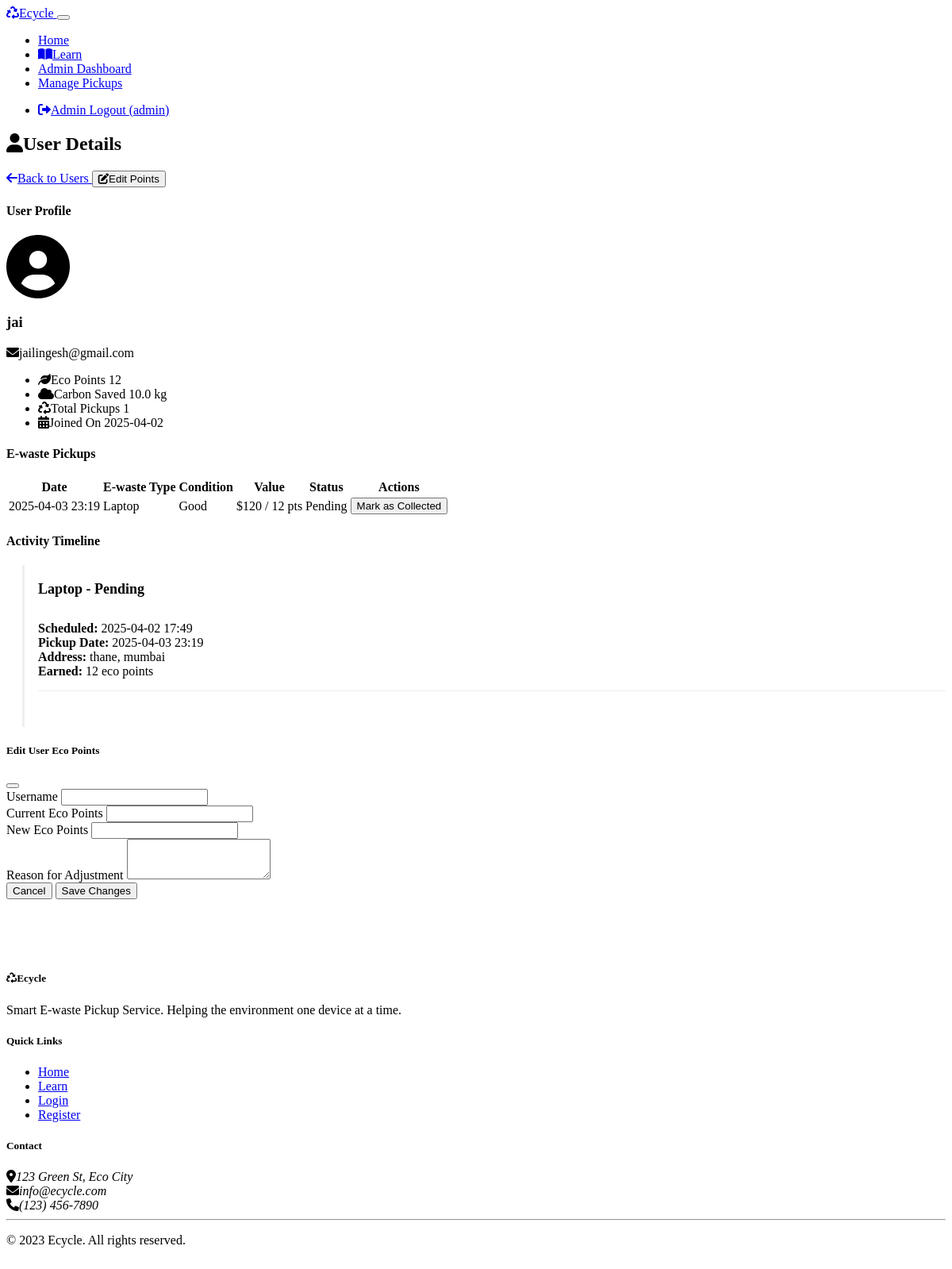
The app's page /admin/users/1 (signed in) with its own data.
### models.py (models this page shows, shortened)
class User(UserMixin, db.Model):
    __tablename__ = 'users'
    id = db.Column(db.Integer, primary_key=True)
    username = db.Column(db.String(64), unique=True, nullable=False)
    email = db.Column(db.String(120), unique=True, nullable=False)
    password_hash = db.Column(db.String(256), nullable=False)
    eco_points = db.Column(db.Integer, default=0)
    carbon_saved = db.Column(db.Float, default=0.0)
    created_at = db.Column(db.DateTime, default=datetime.utcnow)
    pickups = db.relationship('Schedule', backref='user', lazy=True)
    ewaste_items = db.relationship('Ewaste', backref='user', lazy=True)

class Schedule(db.Model):
    __tablename__ = 'schedule'
    id = db.Column(db.Integer, primary_key=True)
    user_id = db.Column(db.Integer, db.ForeignKey('users.id'), nullable=False)
    ewaste_id = db.Column(db.Integer, db.ForeignKey('ewaste.id'), nullable=False)
    pickup_date = db.Column(db.DateTime, nullable=False)
    pickup_address = db.Column(db.Text, nullable=False)
    status = db.Column(db.String(20), default='Pending')  # Pending, Collected
    scheduled_at = db.Column(db.DateTime, default=datetime.utcnow)
    updated_at = db.Column(db.DateTime, onupdate=datetime.utcnow)

class Ewaste(db.Model):
    __tablename__ = 'ewaste'
    id = db.Column(db.Integer, primary_key=True)
    user_id = db.Column(db.Integer, db.ForeignKey('users.id'), nullable=False)
    ewaste_type = db.Column(db.String(50), nullable=False)
    model = db.Column(db.String(100))
    ram = db.Column(db.String(50))
    condition = db.Column(db.String(50))
    estimated_price = db.Column(db.Integer)
    eco_points = db.Column(db.Integer, default=0)
    classification_result = db.Column(db.Text)
    image_path = db.Column(db.String(255))
    created_at = db.Column(db.DateTime, default=datetime.utcnow)
    schedules = db.relationship('Schedule', backref='ewaste', lazy=True)

### routes.py (the view)
@app.route('/admin/users/<int:user_id>')
def admin_user_detail(user_id):
    if 'admin_id' not in session:
        flash('Please login as admin to view user details.', 'warning')
        return redirect(url_for('admin_login'))
    user = User.query.get_or_404(user_id)
    pickups = db.session.query(Schedule, Ewaste)\
        .join(Ewaste, Schedule.ewaste_id == Ewaste.id)\
        .filter(Schedule.user_id == user_id)\
        .order_by(Schedule.scheduled_at.desc())\
        .all()
    return render_template('admin/user_detail.html', user=user, pickups=pickups)

### templates/admin/user_detail.html (shortened to what this page needs)
{% extends 'layout.html' %}
{% block content %}
<div class="container">
    <div class="d-flex justify-content-between align-items-center mb-4">
        <h2><i class="fas fa-user me-2"></i>User Details</h2>
        <div>
            <a href="{{ url_for('admin_manage_users') }}" class="btn btn-secondary me-2">
                <i class="fas fa-arrow-left me-1"></i>Back to Users
            </a>
            <button class="btn btn-primary edit-points-btn"
                    data-bs-toggle="modal"
                    data-bs-target="#editPointsModal"
                    data-user-id="{{ user.id }}"
                    data-username="{{ user.username }}"
                    data-eco-points="{{ user.eco_points }}">
                <i class="fas fa-edit me-1"></i>Edit Points
            </button>
        </div>
    </div>
    <div class="row">
        <div class="col-md-4">
            <div class="card mb-4">
                <div class="card-header bg-info text-white">
                    <h4 class="mb-0">User Profile</h4>
                </div>
                <div class="card-body">
                    <div class="text-center mb-4">
                        <i class="fas fa-user-circle fa-5x text-info"></i>
                        <h3 class="mt-3">{{ user.username }}</h3>
                        <p class="text-muted"><i class="fas fa-envelope me-2"></i>{{ user.email }}</p>
                    </div>
                    <ul class="list-group">
                        <li class="list-group-item d-flex justify-content-between align-items-center">
                            <span><i class="fas fa-leaf text-success me-2"></i>Eco Points</span>
                            <span class="badge bg-success rounded-pill">{{ user.eco_points }}</span>
                        </li>
                        <li class="list-group-item d-flex justify-content-between align-items-center">
                            <span><i class="fas fa-cloud text-info me-2"></i>Carbon Saved</span>
                            <span class="badge bg-info rounded-pill">{{ user.carbon_saved }} kg</span>
                        </li>
                        <li class="list-group-item d-flex justify-content-between align-items-center">
                            <span><i class="fas fa-recycle text-primary me-2"></i>Total Pickups</span>
                            <span class="badge bg-primary rounded-pill">{{ pickups|length }}</span>
                        </li>
                        <li class="list-group-item d-flex justify-content-between align-items-center">
                            <span><i class="fas fa-calendar-alt text-secondary me-2"></i>Joined On</span>
                            <span>{{ user.created_at.strftime('%Y-%m-%d') }}</span>
                        </li>
                    </ul>
                </div>
            </div>
        </div>
        <div class="col-md-8">
            <div class="card mb-4">
                <div class="card-header bg-success text-white">
                    <h4 class="mb-0">E-waste Pickups</h4>
                </div>
                <div class="card-body">
                    {% if pickups %}
                    <div class="table-responsive">
                        <table class="table table-hover">
                            <thead>
                                <tr>
                                    <th>Date</th>
                                    <th>E-waste Type</th>
                                    <th>Condition</th>
                                    <th>Value</th>
                                    <th>Status</th>
                                    <th>Actions</th>
                                </tr>
                            </thead>
                            <tbody>
                                {% for schedule, ewaste in pickups %}
                                <tr>
                                    <td>{{ schedule.pickup_date.strftime('%Y-%m-%d %H:%M') }}</td>
                                    <td>{{ ewaste.ewaste_type }}</td>
                                    <td>{{ ewaste.condition }}</td>
                                    <td>${{ ewaste.estimated_price }} / {{ ewaste.eco_points }} pts</td>
                                    <td class="status-cell">
                                        <span class="badge {% if schedule.status == 'Pending' %}bg-warning{% else %}bg-success{% endif %}">
                                            {{ schedule.status }}
                                        </span>
                                    </td>
                                    <td class="action-cell">
                                        {% if schedule.status == 'Pending' %}
                                        <button class="btn btn-sm btn-success update-status-btn"
                                                data-id="{{ schedule.id }}"
                                                data-status="Collected">
                                            Mark as Collected
                                        </button>
                                        {% else %}
                                        <span class="text-success"><i class="fas fa-check-circle"></i> Completed</span>
                                        {% endif %}
                                    </td>
                                </tr>
                                {% endfor %}
                            </tbody>
                        </table>
                    </div>
                    {% endif %}
                </div>
            </div>
            {% if pickups %}
            <div class="card">
                <div class="card-header bg-primary text-white">
                    <h4 class="mb-0">Activity Timeline</h4>
                </div>
                <div class="card-body">
                    <ul class="timeline">
                        {% for schedule, ewaste in pickups %}
                        <li class="timeline-item">
                            <div class="timeline-marker {% if schedule.status == 'Pending' %}bg-warning{% else %}bg-success{% endif %}"></div>
                            <div class="timeline-content">
                                <h5 class="timeline-title">{{ ewaste.ewaste_type }} - {{ schedule.status }}</h5>
                                <p class="timeline-text">
                                    <strong>Scheduled:</strong> {{ schedule.scheduled_at.strftime('%Y-%m-%d %H:%M') }}<br>
                                    <strong>Pickup Date:</strong> {{ schedule.pickup_date.strftime('%Y-%m-%d %H:%M') }}<br>
                                    <strong>Address:</strong> {{ schedule.pickup_address }}<br>
                                    <strong>Earned:</strong> {{ ewaste.eco_points }} eco points
                                </p>
                            </div>
                        </li>
                        {% endfor %}
                    </ul>
                </div>
            </div>
            {% endif %}
        </div>
    </div>
</div>
<div class="modal fade" id="editPointsModal" tabindex="-1" aria-labelledby="editPointsModalLabel" aria-hidden="true">
    <div class="modal-dialog">
        <div class="modal-content">
            <div class="modal-header bg-primary text-white">
                <h5 class="modal-title" id="editPointsModalLabel">Edit User Eco Points</h5>
                <button type="button" class="btn-close" data-bs-dismiss="modal" aria-label="Close"></button>
            </div>
            <div class="modal-body">
                <form id="editPointsForm">
                    <div class="mb-3">
                        <label for="editUsername" class="form-label">Username</label>
                        <input type="text" class="form-control" id="editUsername" readonly>
                    </div>
                    <div class="mb-3">
                        <label for="currentPoints" class="form-label">Current Eco Points</label>
                        <input type="number" class="form-control" id="currentPoints" readonly>
                    </div>
                    <div class="mb-3">
                        <label for="newPoints" class="form-label">New Eco Points</label>
                        <input type="number" class="form-control" id="newPoints" name="eco_points" required min="0">
                    </div>
                    <div class="mb-3">
                        <label for="adjustmentReason" class="form-label">Reason for Adjustment</label>
                        <textarea class="form-control" id="adjustmentReason" name="reason" rows="3" required></textarea>
                    </div>
                </form>
            </div>
            <div class="modal-footer">
                <button type="button" class="btn btn-secondary" data-bs-dismiss="modal">Cancel</button>
                <button type="button" class="btn btn-primary" id="savePointsBtn">Save Changes</button>
            </div>
        </div>
    </div>
</div>
{% endblock %}

### templates/layout.html (shortened to what this page needs)
<!DOCTYPE html>
<html lang="en" data-bs-theme="dark">
<head>
    <link href="https://cdn.replit.com/agent/bootstrap-agent-dark-theme.min.css" rel="stylesheet">
    <link href="https://cdnjs.cloudflare.com/ajax/libs/font-awesome/6.0.0/css/all.min.css" rel="stylesheet">
    <link rel="stylesheet" href="{{ url_for('static', filename='css/style.css') }}">
</head>
<body>
    <nav class="navbar navbar-expand-lg navbar-dark bg-dark">
        <div class="container">
            <a class="navbar-brand" href="/">
                <i class="fas fa-recycle text-success me-2"></i>Ecycle
            </a>
            <button class="navbar-toggler" type="button" data-bs-toggle="collapse" data-bs-target="#navbarNav">
            </button>
            <div class="collapse navbar-collapse" id="navbarNav">
                <ul class="navbar-nav me-auto">
                    <li class="nav-item">
                        <a class="nav-link" href="/">Home</a>
                    </li>
                    <li class="nav-item">
                        <a class="nav-link" href="{{ url_for('learn') }}">
                            <i class="fas fa-book-open me-1"></i>Learn
                        </a>
                    </li>
                    {% if 'admin_id' in session %}
                    <li class="nav-item">
                        <a class="nav-link" href="{{ url_for('admin_dashboard') }}">Admin Dashboard</a>
                    </li>
                    <li class="nav-item">
                        <a class="nav-link" href="{{ url_for('admin_view_pickups') }}">Manage Pickups</a>
                    </li>
                    {% endif %}
                </ul>
                <ul class="navbar-nav">
                    {% if 'user_id' in session %}
                    <li class="nav-item me-2">
                        <span class="nav-link text-success">
                            <i class="fas fa-leaf me-1"></i> {{ session.get('eco_points', 0) }} Eco Points
                        </span>
                    </li>
                    <li class="nav-item">
                        <a class="nav-link" href="{{ url_for('logout') }}">
                            <i class="fas fa-sign-out-alt me-1"></i>Logout ({{ session['username'] }})
                        </a>
                    </li>
                    {% elif 'admin_id' in session %}
                    <li class="nav-item">
                        <a class="nav-link" href="{{ url_for('admin_logout') }}">
                            <i class="fas fa-sign-out-alt me-1"></i>Admin Logout ({{ session['admin_username'] }})
                        </a>
                    </li>
                    {% endif %}
                </ul>
            </div>
        </div>
    </nav>
    <main class="container my-4">
        {% block content %}{% endblock %}
    </main>
    <footer class="bg-dark text-light py-4 mt-5">
        <div class="container">
            <div class="row">
                <div class="col-md-6">
                    <h5><i class="fas fa-recycle text-success me-2"></i>Ecycle</h5>
                    <p>Smart E-waste Pickup Service. Helping the environment one device at a time.</p>
                </div>
                <div class="col-md-3">
                    <h5>Quick Links</h5>
                    <ul class="list-unstyled">
                        <li><a href="/" class="text-decoration-none text-light">Home</a></li>
                        <li><a href="{{ url_for('learn') }}" class="text-decoration-none text-light">Learn</a></li>
                        {% if 'user_id' in session %}
                        <li><a href="{{ url_for('dashboard') }}" class="text-decoration-none text-light">Dashboard</a></li>
                        <li><a href="{{ url_for('schedule') }}" class="text-decoration-none text-light">Schedule Pickup</a></li>
                        <li><a href="{{ url_for('rewards') }}" class="text-decoration-none text-light">Rewards</a></li>
                        {% else %}
                        <li><a href="{{ url_for('login') }}" class="text-decoration-none text-light">Login</a></li>
                        <li><a href="{{ url_for('register') }}" class="text-decoration-none text-light">Register</a></li>
                        {% endif %}
                    </ul>
                </div>
                <div class="col-md-3">
                    <h5>Contact</h5>
                    <address>
                        <i class="fas fa-map-marker-alt me-2"></i>123 Green St, Eco City<br>
                        <i class="fas fa-envelope me-2"></i>info@ecycle.com<br>
                        <i class="fas fa-phone me-2"></i>(123) 456-7890
                    </address>
                </div>
            </div>
            <hr>
            <div class="text-center">
                <p>&copy; 2023 Ecycle. All rights reserved.</p>
            </div>
        </div>
    </footer>
</body>
</html>

### records on screen
User: username "jai", email "jailingesh@gmail.com", eco_points "12", carbon_saved "10.0", created_at "2025-04-02"
Schedule: pickup_date "2025-04-03 23:19", ewaste_type "Laptop", condition "Good", estimated_price "120", eco_points "12", status "Pending", scheduled_at "2025-04-02 17:49", pickup_address "thane, mumbai"

### other values on screen
{{ session['admin_username'] }} "admin"
{{ pickups|length }} "1"
